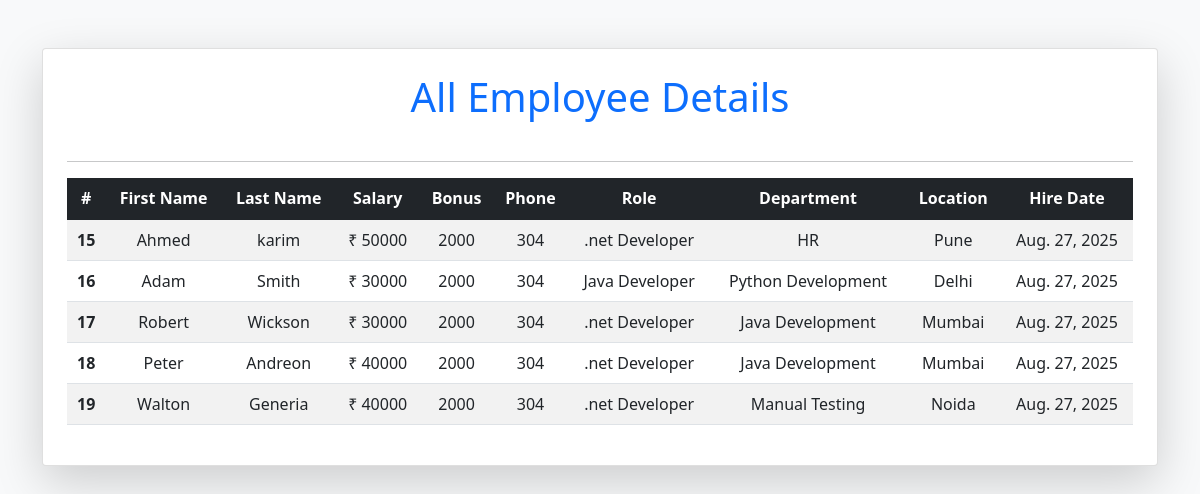
The app's page /all_emp with its own data.
### emp_app/models.py (models this page shows, shortened)
class Employee(models.Model):
    first_name = models.CharField(max_length=100, null=False)
    last_name = models.CharField(max_length=100)
    dept = models.ForeignKey(Department, on_delete=models.CASCADE)
    salary = models.IntegerField(default=0)
    bonus = models.IntegerField(default=0)
    role = models.ForeignKey(Role, on_delete=models.CASCADE)
    phone = models.IntegerField(default=0)
    hire_date = models.DateField()
    def __str__(self):
        return "%s %s %s" %(self.first_name, self.last_name, self.phone)

class Role(models.Model):
    name = models.CharField(max_length=100, null=False)

class Department(models.Model):
    name = models.CharField(max_length=100,null=False)
    location = models.CharField(max_length=100)

### emp_app/views.py (the view)
# urls.py: path('all_emp', views.all_emp, name='all_emp'),
def all_emp(request):
    emps = Employee.objects.all()
    context = {
        'emps': emps
    }
    print(context)
    return render(request, 'view_all_emp.html', context)

### emp_app/templates/view_all_emp.html (shortened to what this page needs)
<!DOCTYPE html>
<html lang="en">
<head>
    <link href="https://cdn.jsdelivr.net/npm/bootstrap@5.1.3/dist/css/bootstrap.min.css" rel="stylesheet">
</head>
<body class="bg-light">
  <div class="container mt-5">
      <div class="card shadow-lg p-4 rounded">
          <h1 class="text-center text-primary mb-4">All Employee Details</h1>
          <hr>
          <div class="table-responsive">
              <table class="table table-striped table-hover align-middle">
                  <thead class="table-dark text-center">
                      <tr>
                          <th scope="col">#</th>
                          <th scope="col">First Name</th>
                          <th scope="col">Last Name</th>
                          <th scope="col">Salary</th>
                          <th scope="col">Bonus</th>
                          <th scope="col">Phone</th>
                          <th scope="col">Role</th>
                          <th scope="col">Department</th>
                          <th scope="col">Location</th>
                          <th scope="col">Hire Date</th>
                      </tr>
                  </thead>
                  <tbody>
                      {% for emp in emps %}
                      <tr class="text-center">
                          <th scope="row">{{emp.id}}</th>
                          <td>{{emp.first_name}}</td>
                          <td>{{emp.last_name}}</td>
                          <td>₹ {{emp.salary}}</td>
                          <td>{{emp.bonus}}</td>
                          <td>{{emp.phone}}</td>
                          <td>{{emp.role.name}}</td>
                          <td>{{emp.dept.name}}</td>
                          <td>{{emp.dept.location}}</td>
                          <td>{{emp.hire_date}}</td>
                      </tr>
                      {% endfor %}
                  </tbody>
              </table>
          </div>
      </div>
  </div>
</body>
</html>

### records on screen
Employee: id "15", first_name "Ahmed", last_name "karim", salary "50000", bonus "2000", phone "304", role.name ".net Developer", dept.name "HR", dept.location "Pune", hire_date "Aug. 27, 2025"
Employee: id "16", first_name "Adam", last_name "Smith", salary "30000", bonus "2000", phone "304", role.name "Java Developer", dept.name "Python Development", dept.location "Delhi", hire_date "Aug. 27, 2025"
Employee: id "17", first_name "Robert", last_name "Wickson", salary "30000", bonus "2000", phone "304", role.name ".net Developer", dept.name "Java Development", dept.location "Mumbai", hire_date "Aug. 27, 2025"
Employee: id "18", first_name "Peter", last_name "Andreon", salary "40000", bonus "2000", phone "304", role.name ".net Developer", dept.name "Java Development", dept.location "Mumbai", hire_date "Aug. 27, 2025"
Employee: id "19", first_name "Walton", last_name "Generia", salary "40000", bonus "2000", phone "304", role.name ".net Developer", dept.name "Manual Testing", dept.location "Noida", hire_date "Aug. 27, 2025"
